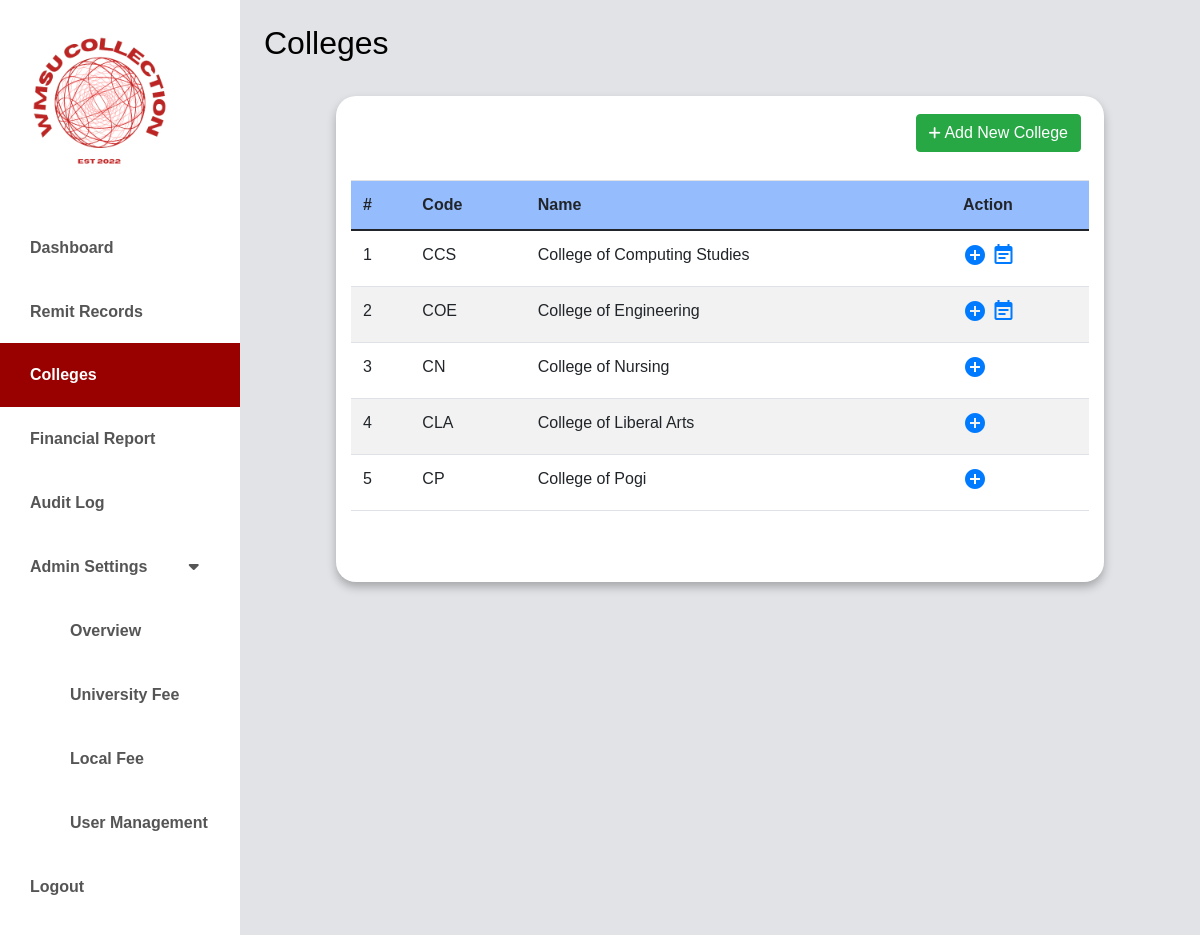
The app's page /college/college.php (signed in) with its own data.
### tables this page shows
CREATE TABLE `colleges` (
  `id` int(11) NOT NULL,
  `college_name` varchar(50) NOT NULL,
  `college_code` varchar(8) DEFAULT NULL
);

### classes/college.class.php (called while the page is built, shortened)
<?php
require_once 'database.class.php';
class College {
    protected $db;
    function __construct()
    {
        $this->db = new Database();
    }
    function show(){
        $sql = "SELECT * FROM colleges ORDER BY colleges.id ASC";
        $query=$this->db->connect()->prepare($sql);
        if($query->execute()){
            $data = $query->fetchAll();
        }
        return $data;
    }
}
?>

### classes/database.class.php (called while the page is built)
<?php
class Database {
    private $host = 'localhost';
    private $username = 'root';
    private $password = '';
    private $database = 'wmsu';
    protected $connection;
    public function connect() {
        try {
            $dsn = "mysql:host=$this->host;dbname=$this->database;charset=utf8mb4";
            $options = [
                PDO::ATTR_ERRMODE => PDO::ERRMODE_EXCEPTION,
                PDO::ATTR_DEFAULT_FETCH_MODE => PDO::FETCH_ASSOC,
                PDO::ATTR_EMULATE_PREPARES => false,
            ];
            $this->connection = new PDO($dsn, $this->username, $this->password, $options);
        } catch (PDOException $e) {
            echo "Connection error: " . $e->getMessage();
            die();
        }
        return $this->connection;
    }
}
?>

### classes/program.class.php (called while the page is built, shortened)
<?php
require_once 'database.class.php';
class Program {
    protected $db;
    function __construct() {
        $this->db = new Database();
    }
    function get($id) {
        $stmt = $this->db->connect()->prepare("SELECT * FROM programs WHERE college_id = :id");
        $stmt->bindParam(":id", $id);
        $stmt->execute();
        return $stmt->fetch(PDO::FETCH_ASSOC);
    }
}
?>

### college/college.php (the view, shortened to what this page needs)
<?php
	require_once '../classes/database.class.php';
	require_once '../classes/college.class.php';
	require_once '../classes/program.class.php';
?>
<!doctype html>
<html lang="en" class="no-js">
  <html>
    <head>
	<link href="https://cdn.jsdelivr.net/npm/bootstrap@5.0.0-beta3/dist/css/bootstrap.min.css" rel="stylesheet" />
    <link rel="stylesheet" href="https://unicons.iconscout.com/release/v4.0.0/css/line.css" />
    <link rel="stylesheet" href="https://cdnjs.cloudflare.com/ajax/libs/font-awesome/5.15.3/css/all.min.css" />
	<link rel="stylesheet" href="https://stackpath.bootstrapcdn.com/bootstrap/4.5.0/css/bootstrap.min.css">
	<link rel="stylesheet" href="https://maxcdn.bootstrapcdn.com/font-awesome/4.7.0/css/font-awesome.min.css">
    <link rel="stylesheet" href="../css/college1.css" />
    <link rel="stylesheet" href="../css/dashboard.css" />
    </head>
      <body>
      <div class="d-flex" id="wrapper">
        <div class="bg-white" id="sidebar-wrapper">
            <img src="../images/logo.jpg" width ="200" alt="CCS COLLECTION FEE">
            <div class="list-group list-group-flush my-3">
                <a href="../admin/dashboard-main.php" class="list-group-item list-group-item-action bg-hover first-text fw-bold ">Dashboard</a>
                <a href="../remit-records/remit-records.php" class="list-group-item list-group-item-action bg-hover first-text fw-bold ">Remit Records</a>
                <a href="../college/new-college.php" class="list-group-item list-group-item-action bg-hover first-text fw-bold active">Colleges</a>
                <a href="../financial-report/financial-report.php" class="list-group-item list-group-item-action bg-hover first-text fw-bold">Financial Report</a>
                <?php
                if($_SESSION['role'] == 'admin'){?>
                <a href="../audit-log/audit-log.php" class="list-group-item list-group-item-action bg-hover first-text fw-bold ">Audit Log</a>
                <?php } ?>
                <button class="list-group-item list-group-item-action bg-hover second-text dropdown-btn fw-bold">Admin Settings</a>
                <i class="fa fa-caret-down" style="margin-left: 37px;"></i>
                </button>
                <div class="">
                <a href="../admin-settings/overview_settings.php" class="list-group-item list-group-item-action bg-hover first-text fw-bold " style="text-decoration:none; padding-left: 70px;">Overview</a></ul>
                <a href="../university/university.php" class="list-group-item list-group-item-action bg-hover first-text fw-bold " style="text-decoration:none; padding-left: 70px;">University Fee</a></ul>
                    <a href="../local/localfees.php"class="list-group-item list-group-item-action bg-hover first-text fw-bold"  style="text-decoration:none; padding-left: 70px;">Local Fee</a></ul>
                    <a href="../admin-settings/user.php" class="list-group-item list-group-item-action bg-hover first-text fw-bold" style="text-decoration:none; padding-left: 70px;">User Management</a></ul>
                </div>
                <a href="../public/logout.php" class="list-group-item list-group-item-action bg-hover fw-bold">Logout</a>
</div>
        </div>
        <div class="table-responsive">
	<div id="page-content-wrapper">
<nav class="navbar navbar-expand-lg navbar-light bg-active py-4 px-4">
        <div class="d-flex align-items-center">
            <h2 class="fs-2 m-0"  style="color:#000000; font-weight: 500;">Colleges</h2>
        </div>
    </nav>
    <div class="container-fluid">
    <div class="row">
        <div class="col-12">
            <div class="table-wrapper" id="kenteezy">
                <div class="table-title" style="padding-bottom: 20px; padding-top: 10px">
                    <div class="d-flex">
                        <div class="col-12 p-2 text-right" style="float:left;">
                            <a href="#addCollege" class="btn btn-success" id="add-college" data-toggle="modal">
                                <i class="fa-sharp fa-solid fa-plus fa-sm"></i>
                                <span>Add New College</span>
                            </a>
                        </div>
                    </div>
                </div>
                <div class="table-responsive">
                    <table class="table">
                        <thead style="background-color:#95BDFE;" class="text-black">
                            <tr>
                                <th>#</th>
                                <th>Code</th>
                                <th>Name</th>
                                <th>Action</th>
                            </tr>
                        </thead>
                        <tbody>
                        <tbody>
				<?php
          $college = new College();
					$data = $college->show();
                    $i = 1;
					foreach($data as $college) {
							?>
							<tr>
								<td><?php echo $i; ?></td>
								<td><?php echo $college['college_code']; ?></td>
								<td><?php echo $college['college_name']; ?></td>
								<td>
									<a href="add_program.php?id=<?php echo $college['id']; ?>" class="edit">
										<i class="material-icons" title="Edit">&#xe147;</i>
									</a>
									<?php
									$Program = new Program();
									$Programs = $Program->get($college['id']);
									if ($Programs) {
										?>
										<a href="view_program.php?college_id=<?php echo $college['id']; ?>" class="view-schedules">
											<i class="material-icons" title="View Schedules">event_note</i>
										</a>
										<?php
									}
									?>
								</td>
							</tr>
							<?php
							$i++;
					}
?>
</tbody>
                    </table>
                </div>
            </div>
        </div>
    </div>
</div>
</body>
        </body>
</html>

### css/college1.css (style rules this page uses)
.container-fluid { background-color: #fff; max-width: 80%; border-radius: 20px; padding-bottom: 20px; margin-top: 10px; box-shadow: 0 5px 10px rgba(0, 0, 0, 0.265); }
.table-responsive { display:flex; margin-bottom: 35px; }
.h2, h2, h3, h3, h4, h4, h5, h5 { font-size: 20px; text-align: center; font-weight: 600; margin-top: 15px; }

### css/dashboard.css (style rules this page uses)
* { font-family: 'Poppins', sans-serif; }
:root { --main-bg-color: #009d63; --main-text-color: #009d63; --second-text-color: #bbbec5; --second-bg-color: #c1efde; }
.second-text { color: var(--second-text-color); }
#wrapper { overflow-x: hidden; background-image: linear-gradient( to right, #e1e3e6, #e1e3e6, #e1e3e6, #e1e3e6, #e1e3e6 ); }
#sidebar-wrapper { min-height: 100vh; margin-left: -15rem; -webkit-transition: margin 0.25s ease-out; -moz-transition: margin 0.25s ease-out; -o-transition: margin 0.25s ease-out; transition: margin 0.25s ease-out; }
#sidebar-wrapper .list-group { width: 15rem; }
#page-content-wrapper { min-width: 100vw; }
.list-group-item { border: none; background-color: #FFF; color: #555; padding: 20px 30px; }
.list-group-item.active { background-color: #990000; color: white; }
@media (min-width: 768px) { #sidebar-wrapper { margin-left: 0; } }
@media (min-width: 768px) { #page-content-wrapper { min-width: 0; width: 100%; } }
body { margin: 0; padding: 0; background-color: var(--second-bg-color); }
table { border-collapse: collapse; width: 100%; }
th, td { text-align: left; padding: 8px; }
th { background-color: #007bff; }
tr:nth-child(even) { background-color: #f2f2f2; }
td a { color: #007bff;; }

### records on screen
colleges: college_code "CCS", college_name "College of Computing Studies"
colleges: college_code "COE", college_name "College of Engineering"
colleges: college_code "CN", college_name "College of Nursing"
colleges: college_code "CLA", college_name "College of Liberal Arts"
colleges: college_code "CP", college_name "College of Pogi"
